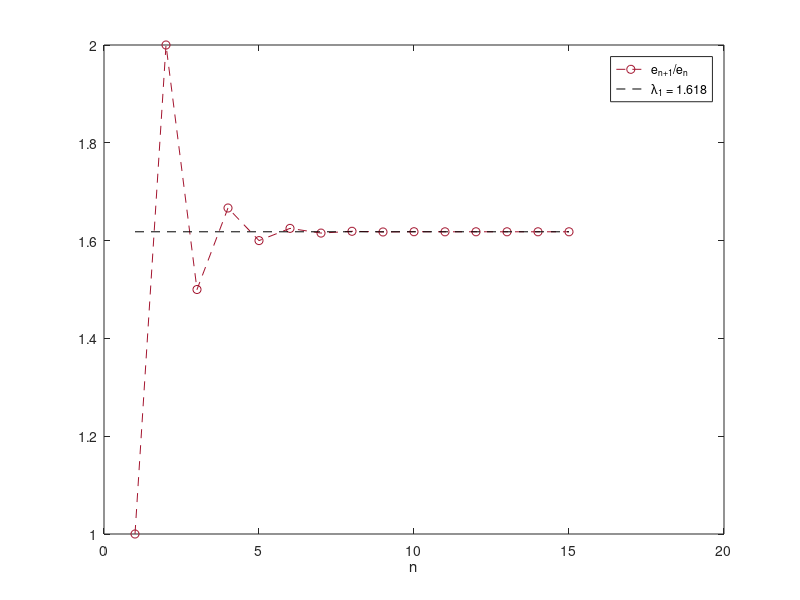

Reproduce this figure in MATLAB.
% Abb. 2.10: Quotient aufeinanderfolgender Fibonacci-Zahlen (Buch, Abschnitt 2.3, Gl. 2.15)
% System j_{n+1} = e_n, e_{n+1} = e_n + j_n; der Quotient e_{n+1}/e_n strebt gegen den dominanten Eigenwert (goldener Schnitt)
% (c) 2026 Philipp Kügler · Programm zum Buch „Dynamische Systeme in den Lebenswissenschaften“ · MIT-Lizenz (siehe LICENSE)
A = [0 1;
     1 1];
x = [1; 0];                              % (j_0, e_0): ein junges Paar
e = x(2);
for k = 1:16
    x = A * x;
    e(end + 1) = x(2);
end
q = e(3:end) ./ e(2:end-1);
fprintf('Eigenwerte von A: %.6f  %.6f\n', sort(eig(A)));
fprintf('e_{n+1}/e_n: '); fprintf('%.6f  ', q(end-3:end)); fprintf(' goldener Schnitt: %.6f\n', (1 + sqrt(5)) / 2);

n = 1:numel(q);
plot(n, q, '--o', 'Color', [0.64 0.08 0.18]); hold on
plot([1 n(end)], (1 + sqrt(5)) / 2 * [1 1], 'k--'); hold off
xlabel('n'); legend('e_{n+1}/e_n', '\lambda_1 = 1.618');
